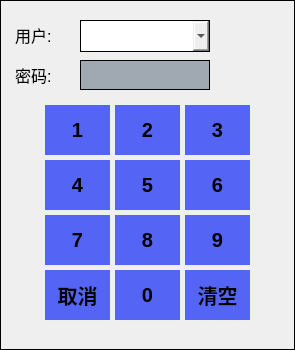
<?xml version="1.0" encoding="UTF-8"?>
<ui version="4.0">
 <class>dlgAdministrator</class>
 <widget class="QDialog" name="dlgAdministrator">
  <property name="geometry">
   <rect>
    <x>0</x>
    <y>0</y>
    <width>295</width>
    <height>350</height>
   </rect>
  </property>
  <property name="maximumSize">
   <size>
    <width>300</width>
    <height>350</height>
   </size>
  </property>
  <property name="font">
   <font>
    <pointsize>15</pointsize>
   </font>
  </property>
  <property name="windowTitle">
   <string>用户登录</string>
  </property>
  <property name="styleSheet">
   <string notr="true">border: 1px solid black;</string>
  </property>
  <widget class="QPushButton" name="pushButton_1">
   <property name="geometry">
    <rect>
     <x>45</x>
     <y>105</y>
     <width>65</width>
     <height>50</height>
    </rect>
   </property>
   <property name="font">
    <font>
     <pointsize>15</pointsize>
     <weight>75</weight>
     <bold>true</bold>
    </font>
   </property>
   <property name="styleSheet">
    <string notr="true">background-color: rgb(84, 100, 245);border: none;</string>
   </property>
   <property name="text">
    <string>1</string>
   </property>
  </widget>
  <widget class="QPushButton" name="pushButton_2">
   <property name="geometry">
    <rect>
     <x>115</x>
     <y>105</y>
     <width>65</width>
     <height>50</height>
    </rect>
   </property>
   <property name="font">
    <font>
     <pointsize>15</pointsize>
     <weight>75</weight>
     <bold>true</bold>
    </font>
   </property>
   <property name="styleSheet">
    <string notr="true">background-color: rgb(84, 100, 245);border: none;</string>
   </property>
   <property name="text">
    <string>2</string>
   </property>
  </widget>
  <widget class="QPushButton" name="pushButton_3">
   <property name="geometry">
    <rect>
     <x>185</x>
     <y>105</y>
     <width>65</width>
     <height>50</height>
    </rect>
   </property>
   <property name="font">
    <font>
     <pointsize>15</pointsize>
     <weight>75</weight>
     <bold>true</bold>
    </font>
   </property>
   <property name="styleSheet">
    <string notr="true">background-color: rgb(84, 100, 245);border: none;</string>
   </property>
   <property name="text">
    <string>3</string>
   </property>
  </widget>
  <widget class="QPushButton" name="pushButton_4">
   <property name="geometry">
    <rect>
     <x>45</x>
     <y>160</y>
     <width>65</width>
     <height>50</height>
    </rect>
   </property>
   <property name="font">
    <font>
     <pointsize>15</pointsize>
     <weight>75</weight>
     <bold>true</bold>
    </font>
   </property>
   <property name="styleSheet">
    <string notr="true">background-color: rgb(84, 100, 245);border: none;</string>
   </property>
   <property name="text">
    <string>4</string>
   </property>
  </widget>
  <widget class="QPushButton" name="pushButton_6">
   <property name="geometry">
    <rect>
     <x>185</x>
     <y>160</y>
     <width>65</width>
     <height>50</height>
    </rect>
   </property>
   <property name="font">
    <font>
     <pointsize>15</pointsize>
     <weight>75</weight>
     <bold>true</bold>
    </font>
   </property>
   <property name="styleSheet">
    <string notr="true">background-color: rgb(84, 100, 245);border: none;</string>
   </property>
   <property name="text">
    <string>6</string>
   </property>
  </widget>
  <widget class="QPushButton" name="pushButton_5">
   <property name="geometry">
    <rect>
     <x>115</x>
     <y>160</y>
     <width>65</width>
     <height>50</height>
    </rect>
   </property>
   <property name="font">
    <font>
     <pointsize>15</pointsize>
     <weight>75</weight>
     <bold>true</bold>
    </font>
   </property>
   <property name="styleSheet">
    <string notr="true">background-color: rgb(84, 100, 245);border: none;</string>
   </property>
   <property name="text">
    <string>5</string>
   </property>
  </widget>
  <widget class="QPushButton" name="pushButton_7">
   <property name="geometry">
    <rect>
     <x>45</x>
     <y>215</y>
     <width>65</width>
     <height>50</height>
    </rect>
   </property>
   <property name="font">
    <font>
     <pointsize>15</pointsize>
     <weight>75</weight>
     <bold>true</bold>
    </font>
   </property>
   <property name="styleSheet">
    <string notr="true">background-color: rgb(84, 100, 245);border: none;</string>
   </property>
   <property name="text">
    <string>7</string>
   </property>
  </widget>
  <widget class="QPushButton" name="pushButton_9">
   <property name="geometry">
    <rect>
     <x>185</x>
     <y>215</y>
     <width>65</width>
     <height>50</height>
    </rect>
   </property>
   <property name="font">
    <font>
     <pointsize>15</pointsize>
     <weight>75</weight>
     <bold>true</bold>
    </font>
   </property>
   <property name="styleSheet">
    <string notr="true">background-color: rgb(84, 100, 245);border: none;</string>
   </property>
   <property name="text">
    <string>9</string>
   </property>
  </widget>
  <widget class="QPushButton" name="pushButton_8">
   <property name="geometry">
    <rect>
     <x>115</x>
     <y>215</y>
     <width>65</width>
     <height>50</height>
    </rect>
   </property>
   <property name="font">
    <font>
     <pointsize>15</pointsize>
     <weight>75</weight>
     <bold>true</bold>
    </font>
   </property>
   <property name="styleSheet">
    <string notr="true">background-color: rgb(84, 100, 245);border: none;</string>
   </property>
   <property name="text">
    <string>8</string>
   </property>
  </widget>
  <widget class="QPushButton" name="pushButton_cancel">
   <property name="geometry">
    <rect>
     <x>45</x>
     <y>270</y>
     <width>65</width>
     <height>50</height>
    </rect>
   </property>
   <property name="font">
    <font>
     <pointsize>15</pointsize>
     <weight>75</weight>
     <bold>true</bold>
    </font>
   </property>
   <property name="styleSheet">
    <string notr="true">background-color: rgb(84, 100, 245);border: none;</string>
   </property>
   <property name="text">
    <string>取消</string>
   </property>
  </widget>
  <widget class="QPushButton" name="pushButton_empty">
   <property name="geometry">
    <rect>
     <x>185</x>
     <y>270</y>
     <width>65</width>
     <height>50</height>
    </rect>
   </property>
   <property name="font">
    <font>
     <pointsize>15</pointsize>
     <weight>75</weight>
     <bold>true</bold>
    </font>
   </property>
   <property name="styleSheet">
    <string notr="true">background-color: rgb(84, 100, 245);border: none;</string>
   </property>
   <property name="text">
    <string>清空</string>
   </property>
  </widget>
  <widget class="QPushButton" name="pushButton_0">
   <property name="geometry">
    <rect>
     <x>115</x>
     <y>270</y>
     <width>65</width>
     <height>50</height>
    </rect>
   </property>
   <property name="font">
    <font>
     <pointsize>15</pointsize>
     <weight>75</weight>
     <bold>true</bold>
    </font>
   </property>
   <property name="styleSheet">
    <string notr="true">background-color: rgb(84, 100, 245);border: none;</string>
   </property>
   <property name="text">
    <string>0</string>
   </property>
  </widget>
  <widget class="QLabel" name="label">
   <property name="geometry">
    <rect>
     <x>15</x>
     <y>60</y>
     <width>45</width>
     <height>30</height>
    </rect>
   </property>
   <property name="font">
    <font>
     <pointsize>12</pointsize>
    </font>
   </property>
   <property name="styleSheet">
    <string notr="true">border: none;</string>
   </property>
   <property name="text">
    <string>密码:</string>
   </property>
  </widget>
  <widget class="QLineEdit" name="m_PassWord">
   <property name="geometry">
    <rect>
     <x>80</x>
     <y>60</y>
     <width>130</width>
     <height>30</height>
    </rect>
   </property>
   <property name="sizePolicy">
    <sizepolicy hsizetype="Expanding" vsizetype="Preferred">
     <horstretch>0</horstretch>
     <verstretch>0</verstretch>
    </sizepolicy>
   </property>
   <property name="minimumSize">
    <size>
     <width>0</width>
     <height>30</height>
    </size>
   </property>
   <property name="maximumSize">
    <size>
     <width>16777215</width>
     <height>25</height>
    </size>
   </property>
   <property name="styleSheet">
    <string notr="true">border: 1px solid black;
background-color: rgb(160, 169, 178);</string>
   </property>
   <property name="echoMode">
    <enum>QLineEdit::Normal</enum>
   </property>
   <property name="readOnly">
    <bool>true</bool>
   </property>
   <property name="placeholderText">
    <string/>
   </property>
  </widget>
  <widget class="QLabel" name="label_2">
   <property name="geometry">
    <rect>
     <x>15</x>
     <y>20</y>
     <width>45</width>
     <height>30</height>
    </rect>
   </property>
   <property name="font">
    <font>
     <pointsize>12</pointsize>
    </font>
   </property>
   <property name="styleSheet">
    <string notr="true">border: none;</string>
   </property>
   <property name="text">
    <string>用户:</string>
   </property>
  </widget>
  <widget class="QComboBox" name="comboBox">
   <property name="geometry">
    <rect>
     <x>80</x>
     <y>20</y>
     <width>130</width>
     <height>32</height>
    </rect>
   </property>
   <property name="sizePolicy">
    <sizepolicy hsizetype="Preferred" vsizetype="Preferred">
     <horstretch>1</horstretch>
     <verstretch>0</verstretch>
    </sizepolicy>
   </property>
   <property name="font">
    <font>
     <pointsize>15</pointsize>
    </font>
   </property>
   <property name="styleSheet">
    <string notr="true">border: 1px solid black;</string>
   </property>
  </widget>
 </widget>
 <resources/>
 <connections/>
</ui>
